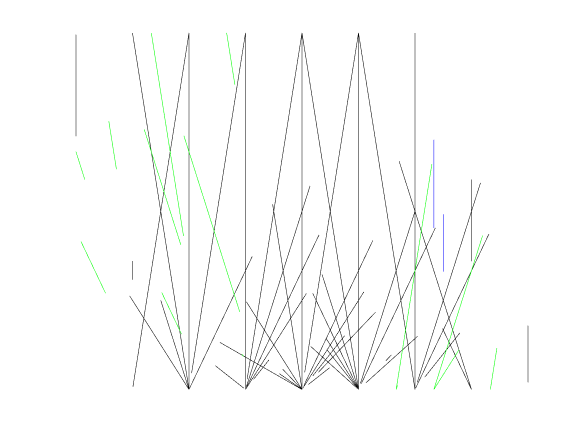
#> input picture sigma2stripe300Gau0p005Pepper0p005/run_001_image_02.png, 1167 x 875 px, found by its file name (shown at 1/2 size)
$ jupyter execute testing.ipynb   (shell and % lines are left out)
#> lines starting #> are read from the running program, lines starting #| are printed output that depends on the picture; after the words box and inside, x2 and y2 are one past the last pixel; in counts of white or black regions, pixels touching at a corner belong together
[cell 1]
import numpy as np
import torch
from torch.utils.data import Dataset, DataLoader
import matplotlib.pyplot as plt
import torch.nn.functional as func
from tqdm.notebook import tqdm
from PIL import Image
import glob
import cv2

[cell 2]
def crop_background(img):
    mask = img.sum(axis=-1) != 255
    rows = np.where(mask.any(axis=1))[0]
    cols = np.where(mask.any(axis=0))[0]
    img = img[rows.min(): rows.max() + 1, cols.min(): cols.max() + 1]
    img = img.mean(axis=-1)
    return img

def crop_index(img):
    mask = img.sum(axis=-1) != 255 * 3
    rows = np.where(mask.any(axis=1))[0]
    cols = np.where(mask.any(axis=0))[0]
    return rows.min(), rows.max() + 1, cols.min(), cols.max() + 1

def crop_by_index(img, index):
    return img[index[0]: index[1], index[2]: index[3]]

"""
change the image to the gray scale
"""

def to_gray(img):
    return img.mean(axis=-1)

"""
negative the image and make the image black and white
"""
def to_bw(img, threshold=20):
    img = 255 - img
    img[img < threshold] = 0
    img[img >= threshold] = 255
    return img

def thicken_lines(img, kernel_size=(4,4), iterations=3):
    kernel = cv2.getStructuringElement(cv2.MORPH_RECT, kernel_size)
    dilated_img = cv2.dilate(img, kernel, iterations=iterations)
    return dilated_img

def invert_image(image):
    # Invert the image
    inverted = 255 - image
    return inverted

[cell 3]
crop_ind = crop_index(np.array(Image.open('testdata/run_001_image_02.png')))
#> in crop_index, `mask = img.sum(axis=-1) != 255 * 3`:
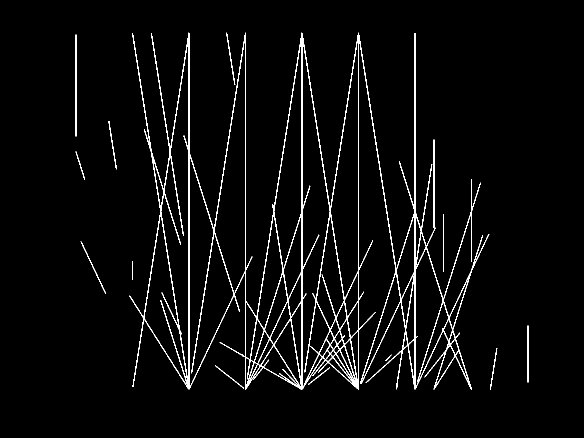
#> mask: shape (875, 1167) bool (shown at 1/2 size); 3.2% white in thin lines or dots, all inside (x1, y1, x2, y2) = (151, 65, 1057, 780)
#> in crop_index, `rows = np.where(mask.any(axis=1))[0]`: rows = 715 values from 65 to 779
#> in crop_index, `cols = np.where(mask.any(axis=0))[0]`: cols = 815 values from 151 to 1056
#> crop_ind = (65, 780, 151, 1057)
ima = to_bw(crop_by_index(np.array(Image.open('testdata/run_001_image_02.png').convert("L")), crop_ind))
#> in crop_by_index, `return img[index[0]: index[1], index[2]: index[3]]`:
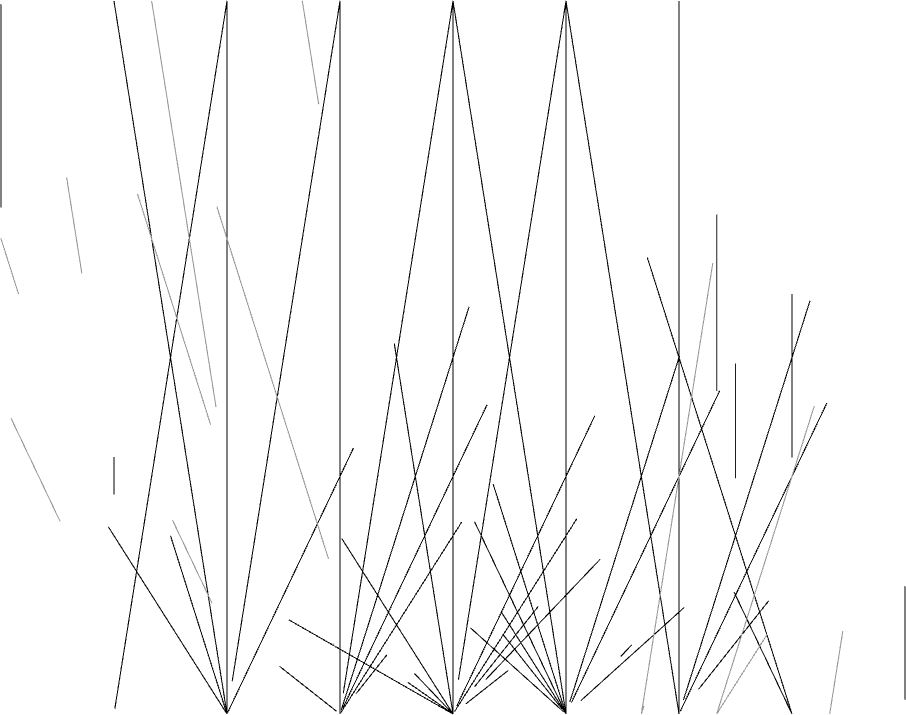
#> returned value: shape (715, 906); min 0, max 255, mean 248.2
#> in to_bw, `img = 255 - img`:
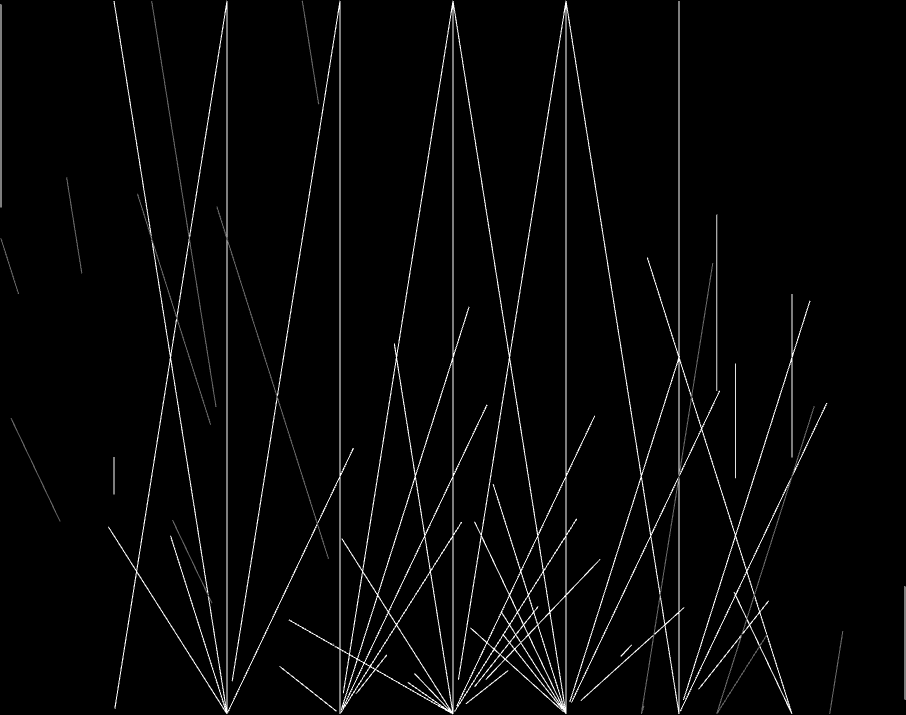
#> img: shape (715, 906); min 0, max 255, mean 6.8
#> in to_bw, `img[img >= threshold] = 255`:
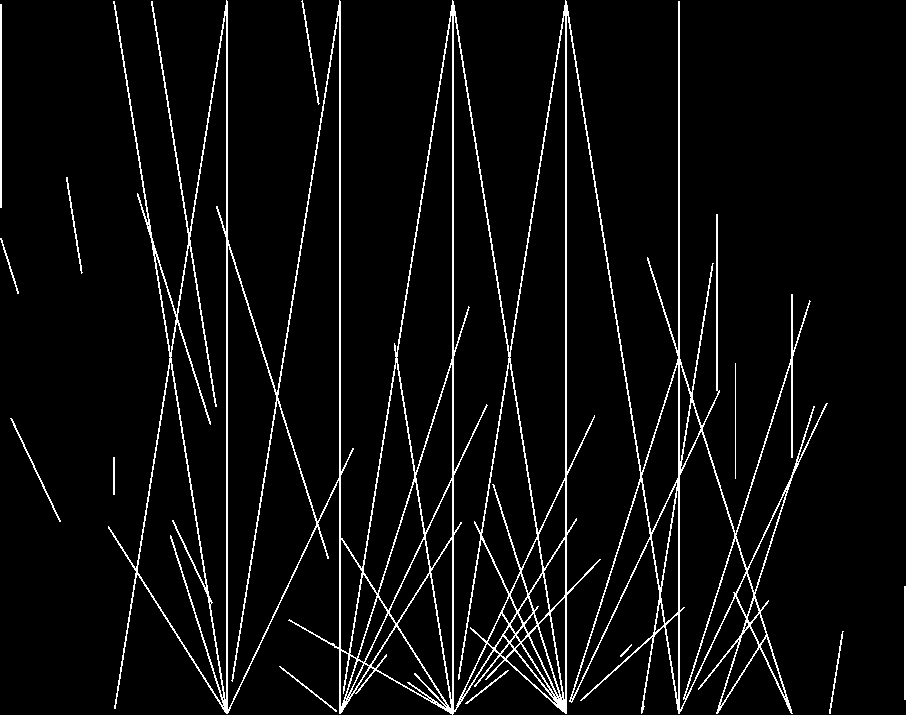
#> img: shape (715, 906); 5% white in thin lines or dots
plt.imshow(ima)
plt.axis('off')
plt.show()

[cell 4]
edges = cv2.Canny(ima, 50, 150)
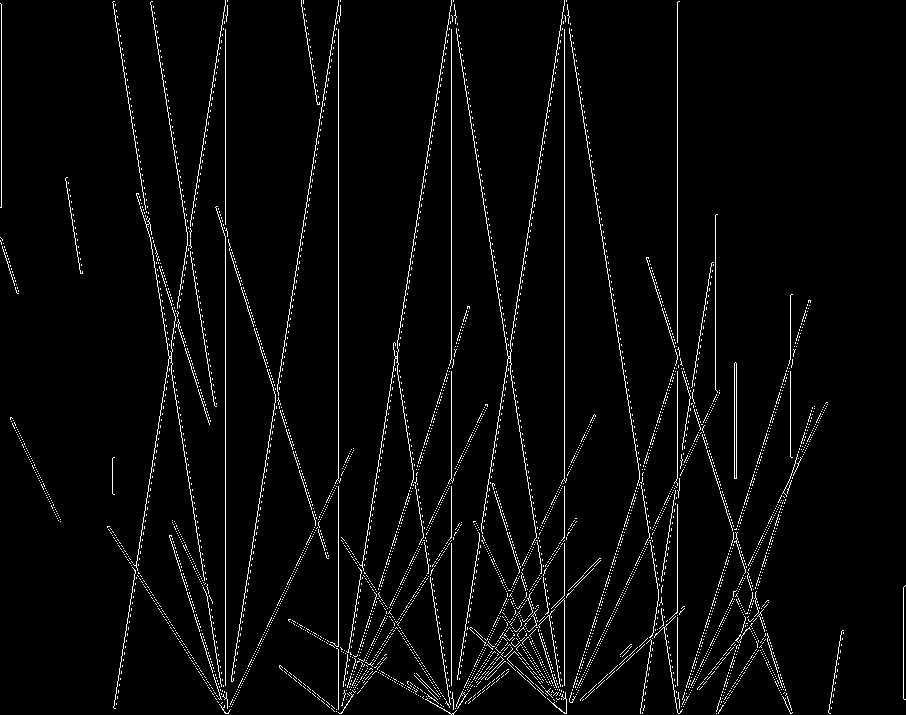
#> edges: shape (715, 906); 3.3% white in thin lines or dots
# plt.imshow(edges)
hough_zero = 10
# Hough Transform
D = int(512 * np.sqrt(2))
accumulator = np.zeros((2+2*D, 180))  # D is image diagonal
# resize edges to 512x512
edges = cv2.resize(edges, (512, 512))
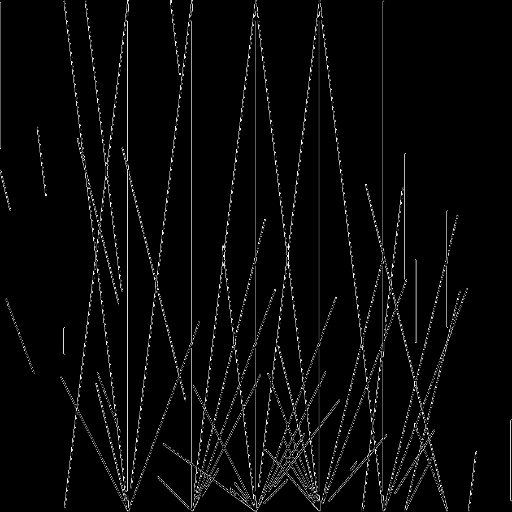
#> edges: shape (512, 512); min 0, max 255, mean 8.3
# for y in range(256):
#     for x in range(150):
#         edges[y,x] = 0


for y in range(edges.shape[0]):
    for x in range(edges.shape[1]):
        if edges[y, x] > hough_zero:
            for theta in range(-90, 90):
                rho = x * np.cos(np.radians(theta)) + y * np.sin(np.radians(theta))
                if rho < 0:
                    print(int(rho))
                    continue
                accumulator[int(rho)+D, theta + 90] += 1
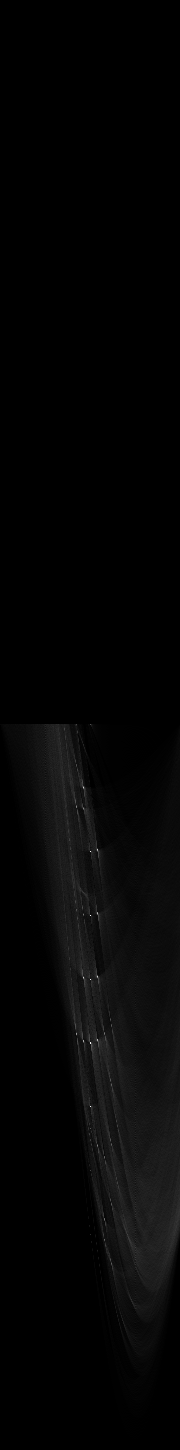
#> accumulator: shape (1450, 180) float64; min 0, max 500, mean 10; drawn with min black and max white

# [18 lines of commented-out code are left out]

[cell 5]
# plot edges
plt.imshow(edges, cmap='gray')
plt.axis('off')
plt.show()

[cell 6]
# Step 1: Read and Preprocess the Image
crop_ind = crop_index(np.array(Image.open('testdata/run_001_image_02.png')))
image = to_bw(crop_by_index(np.array(Image.open('testdata/run_001_image_02.png').convert("L")), crop_ind))

gray = thicken_lines(to_bw(crop_by_index(np.array(Image.open('testdata/run_001_image_02.png').convert("L")), crop_ind)))
#> in thicken_lines, `kernel = cv2.getStructuringElement(cv2.MORPH_RECT, kernel_size)`: kernel = [[1, 1, 1, 1], [1, 1, 1, 1], [1, 1, 1, 1], [1, 1, 1, 1]]
#> in thicken_lines, `dilated_img = cv2.dilate(img, kernel, iterations=iterations)`:
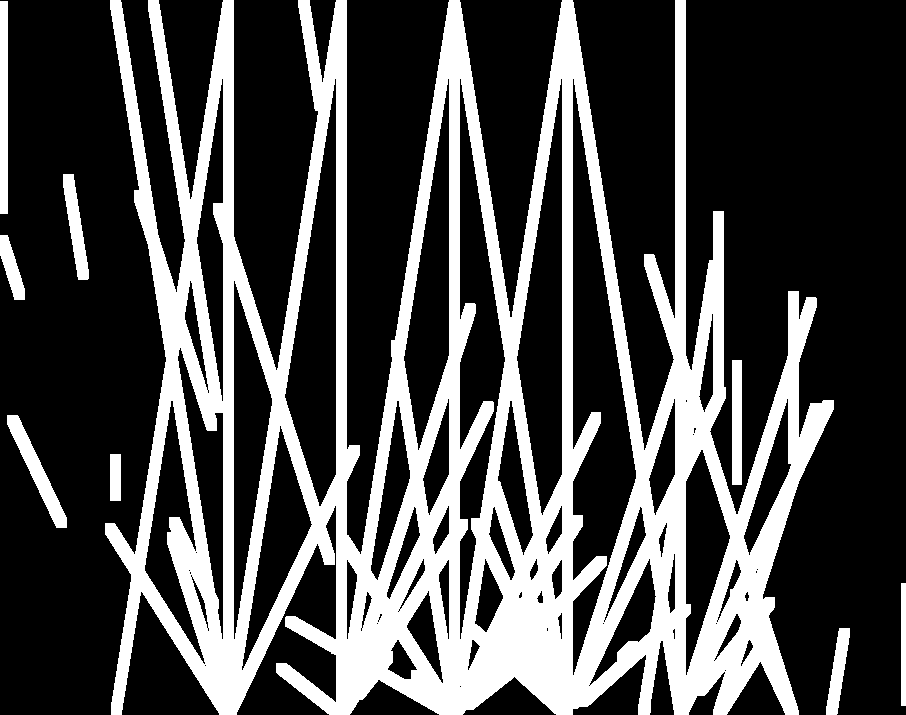
#> dilated_img: shape (715, 906); 29.3% white; 9 white regions, largest, box (x1, y1, x2, y2) and area: (105, 0, 834, 715) 181029, (0, 1, 8, 214) 1704, (7, 415, 67, 528) 1686
#gray= cv2.cvtColor(image, cv2.COLOR_BGR2GRAY)

# Step 2: Apply Edge Detection
edges = cv2.Canny(gray, 50, 100, apertureSize=3)
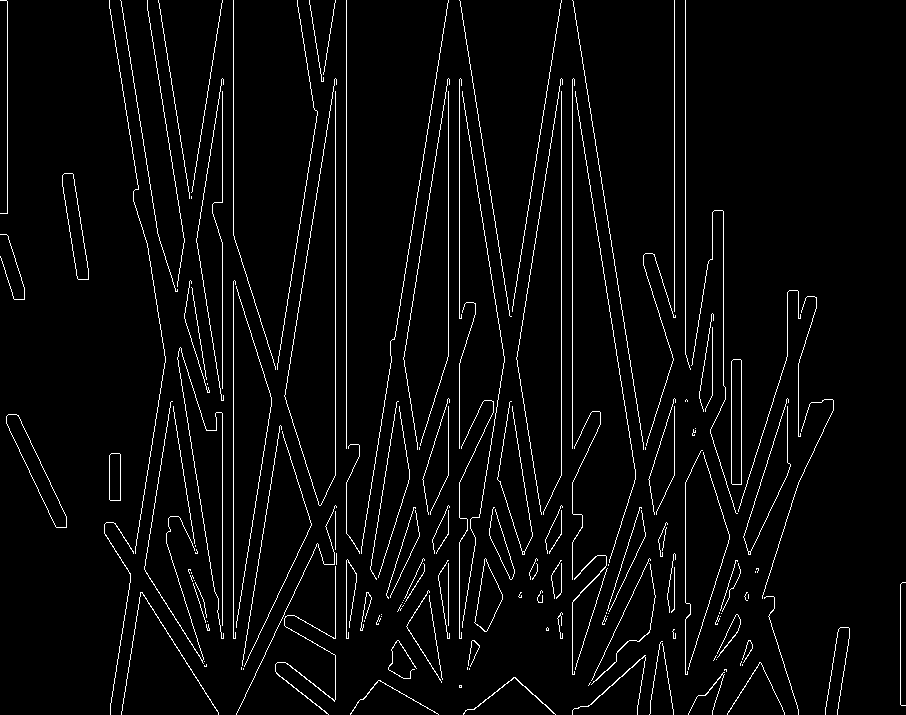
#> edges: shape (715, 906); 3.7% white in thin lines or dots
plt.imshow(edges, cmap='gray')

[cell 7]
# Step 3: Apply Hough Line Transform
# Using HoughLines method
lines = cv2.HoughLines(edges, 1, np.pi/180, 200)
#> lines = 29 rows, first 8: [233, 0], [346, 0], [335, 0], [554, 0.157], [685, 0], [572, 0], [219, 0.157], [-119, 2.98]

# Using HoughLinesP method for probabilistic approach
linesP = cv2.HoughLinesP(edges, 1, np.pi/180, 100, minLineLength=100, maxLineGap=10)
#> linesP = 58 rows, first 6: [346, 448, 346, 0], [479, 517, 504, 359], [685, 354, 685, 0], [233, 638, 233, 281], [335, 475, 335, 91], [572, 448, 572, 79]


# [19 lines of commented-out code are left out]
if linesP is not None:
    for line in linesP:
        x1, y1, x2, y2 = line[0]
        cv2.line(image, (x1, y1), (x2, y2), (0, 255, 0), 2)
#> this loop made 58 passes
#> (x1, y1, x2, y2) on passes 1 to 12: (346, 448, 346, 0), (479, 517, 504, 359), (685, 354, 685, 0), (233, 638, 233, 281), (335, 475, 335, 91), (572, 448, 572, 79), (222, 625, 222, 413), (191, 197, 222, 0), (177, 357, 215, 593), (517, 356, 561, 78), (234, 638, 271, 401), (561, 475, 561, 91)

# Display the result
plt.imshow(cv2.cvtColor(image, cv2.COLOR_BGR2RGB))
plt.title('Detected Lines')
plt.show()
